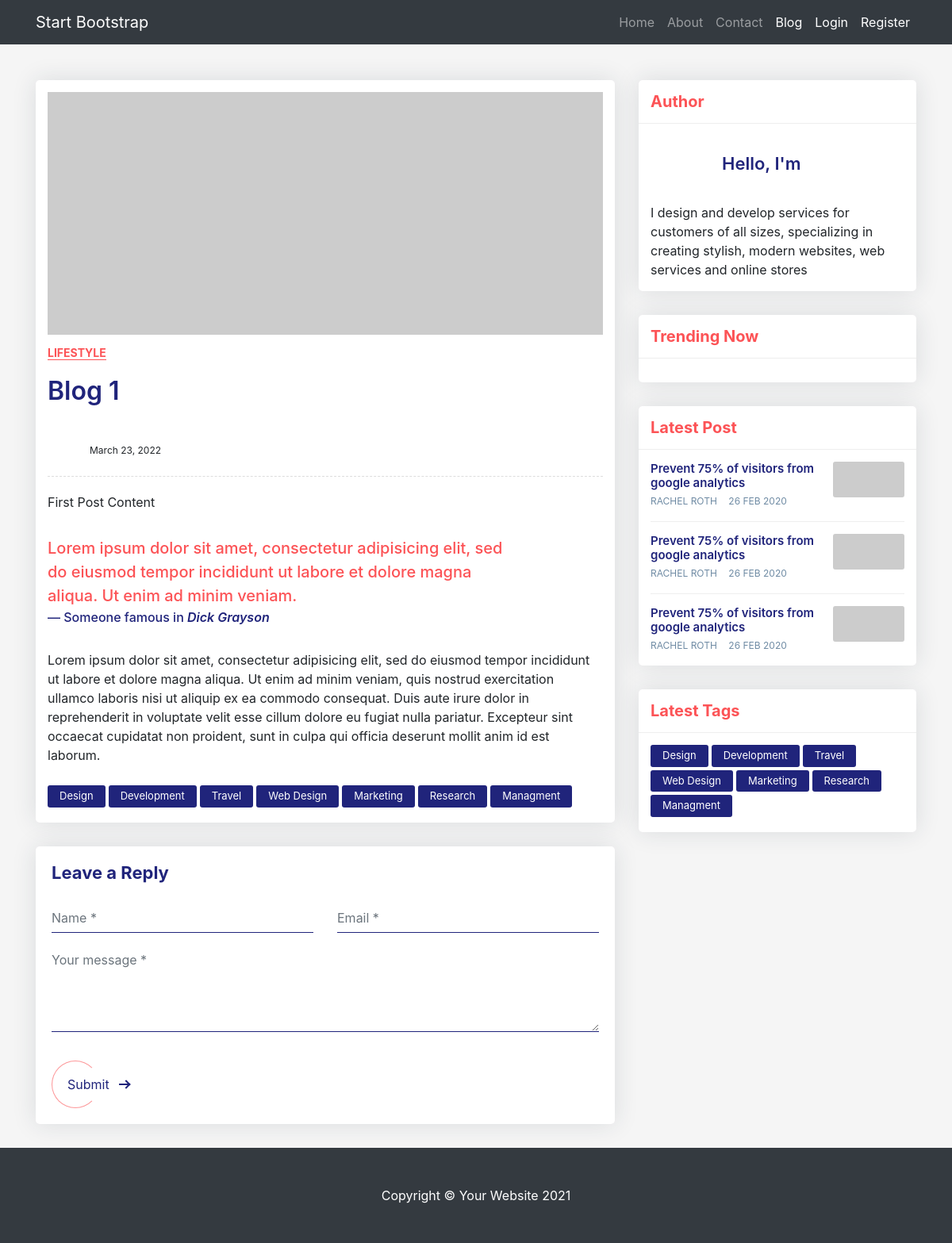
Before: /blog/1 with the older database file.
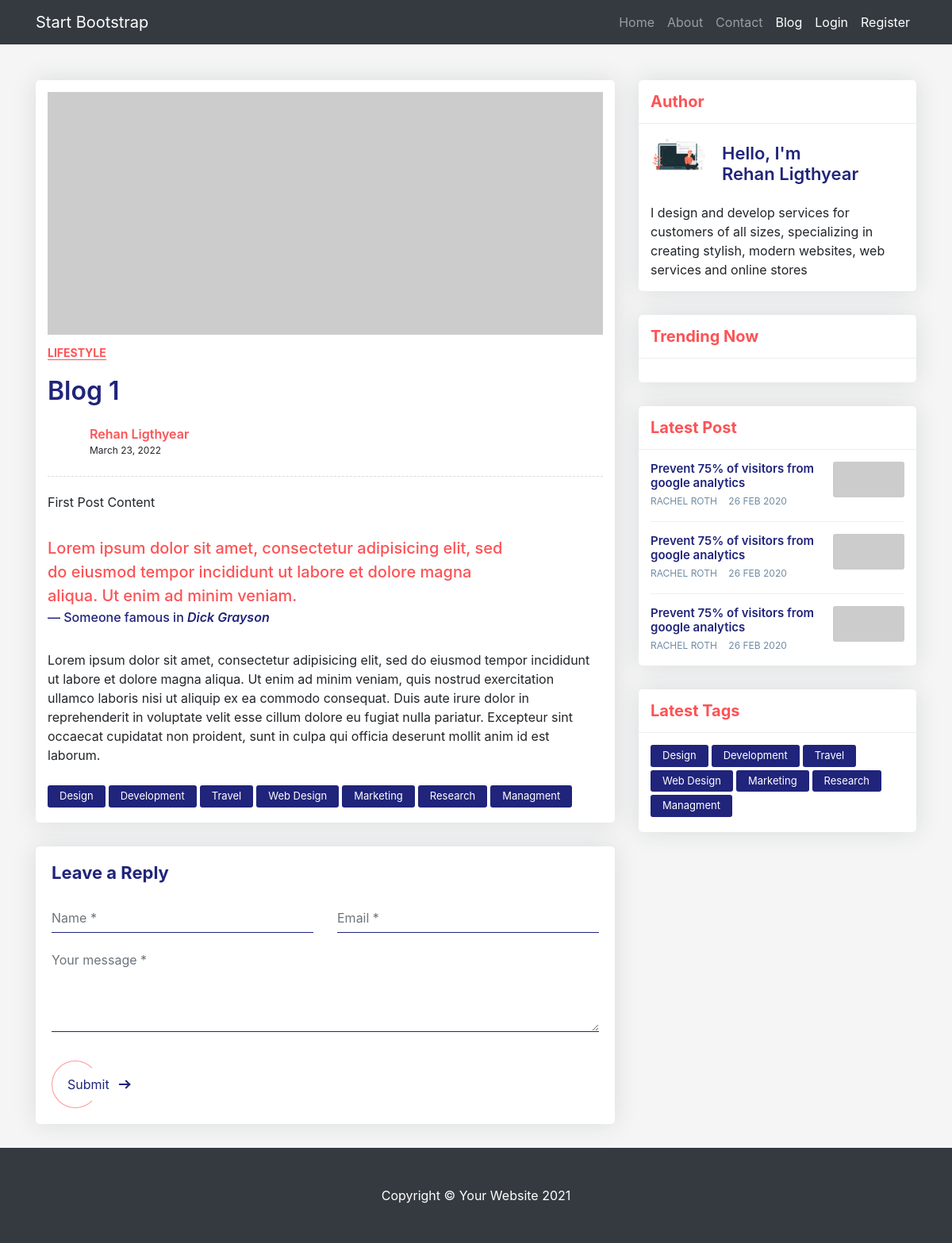
After: the same page with the newer database file.
### core/models.py (models this page shows, shortened)
class Post(models.Model):
    title = models.CharField(max_length = 100)
    content = models.TextField()
    created_at = models.DateTimeField(default=timezone.now)
    author = models.ForeignKey(User, on_delete=models.CASCADE)

### users/models.py (models this page shows, shortened)
class Profile(models.Model):
    user = models.OneToOneField(User, on_delete = models.CASCADE)
    image = models.ImageField(default = 'default.jpg', upload_to = 'profile_pics')

### core/views.py (the view)
# urls.py: path('<int:pk>', views.PostDetailView.as_view(), name="blog-detail"),
class PostDetailView(DetailView):
    model = Post
    template_name = 'post_detail.html'

### core/templates/post_detail.html (shortened to what this page needs)
{% extends 'base.html' %}
{% block content %}
<div class="blog-single gray-bg">
    <div class="container">
        <div class="row align-items-start">
            <div class="col-lg-8 m-15px-tb">
                <article class="article">
                    <div class="article-img">
                        <img src="https://via.placeholder.com/800x350/87CEFA/000000" title="" alt="">
                    </div>
                    <div class="article-title">
                        <h6><a href="#">Lifestyle</a></h6>
                        <h2> {{ object.title }} </h2>
                        <div class="media">
                            <div class="avatar">
                            </div>
                            <div class="media-body">
                                <label> {{ object.author.first_name }} {{ object.author.last_name  }} </label>
                                <span>{{ object.created_at|date:"F d, Y" }}</span>
                            </div>
                        </div>
                    </div>
                    <div class="article-content">
                        <p> {{ object.content }} </p>
                        <blockquote>
                            <p>Lorem ipsum dolor sit amet, consectetur adipisicing elit, sed do eiusmod tempor incididunt ut labore et dolore magna aliqua. Ut enim ad minim veniam.</p>
                            <p class="blockquote-footer">Someone famous in <cite title="Source Title">Dick Grayson</cite></p>
                        </blockquote>
                        <p>Lorem ipsum dolor sit amet, consectetur adipisicing elit, sed do eiusmod tempor incididunt ut labore et dolore magna aliqua. Ut enim ad minim veniam, quis nostrud exercitation ullamco laboris nisi ut aliquip ex ea commodo consequat. Duis aute irure dolor in reprehenderit in voluptate velit esse cillum dolore eu fugiat nulla pariatur. Excepteur sint occaecat cupidatat non proident, sunt in culpa qui officia deserunt mollit anim id est laborum.</p>
                    </div>
                    <div class="nav tag-cloud">
                        <a href="#">Design</a>
                        <a href="#">Development</a>
                        <a href="#">Travel</a>
                        <a href="#">Web Design</a>
                        <a href="#">Marketing</a>
                        <a href="#">Research</a>
                        <a href="#">Managment</a>
                    </div>
                </article>
                <div class="contact-form article-comment">
                    <h4>Leave a Reply</h4>
                    <form id="contact-form" method="POST">
                        <div class="row">
                            <div class="col-md-6">
                                <div class="form-group">
                                    <input name="Name" id="name" placeholder="Name *" class="form-control" type="text">
                                </div>
                            </div>
                            <div class="col-md-6">
                                <div class="form-group">
                                    <input name="Email" id="email" placeholder="Email *" class="form-control" type="email">
                                </div>
                            </div>
                            <div class="col-md-12">
                                <div class="form-group">
                                    <textarea name="message" id="message" placeholder="Your message *" rows="4" class="form-control"></textarea>
                                </div>
                            </div>
                            <div class="col-md-12">
                                <div class="send">
                                    <button class="px-btn theme"><span>Submit</span> <i class="arrow"></i></button>
                                </div>
                            </div>
                        </div>
                    </form>
                </div>
            </div>
            <div class="col-lg-4 m-15px-tb blog-aside">
                <div class="widget widget-author">
                    <div class="widget-title">
                        <h3>Author</h3>
                    </div>
                    <div class="widget-body">
                        <div class="media align-items-center">
                            <div class="avatar">
                                <img src=" {{ object.author.profile.image.url }} " title="" alt="">
                            </div>
                            <div class="media-body">
                                <h6>Hello, I'm<br> {{ object.author.first_name }} {{ object.author.last_name  }} </h6>
                            </div>
                        </div>
                        <p>I design and develop services for customers of all sizes, specializing in creating stylish, modern websites, web services and online stores</p>
                    </div>
                </div>
                <div class="widget widget-post">
                    <div class="widget-title">
                        <h3>Trending Now</h3>
                    </div>
                    <div class="widget-body">
                    </div>
                </div>
                <div class="widget widget-latest-post">
                    <div class="widget-title">
                        <h3>Latest Post</h3>
                    </div>
                    <div class="widget-body">
                        <div class="latest-post-aside media">
                            <div class="lpa-left media-body">
                                <div class="lpa-title">
                                    <h5><a href="#">Prevent 75% of visitors from google analytics</a></h5>
                                </div>
                                <div class="lpa-meta">
                                    <a class="name" href="#">
                                        Rachel Roth
                                    </a>
                                    <a class="date" href="#">
                                        26 FEB 2020
                                    </a>
                                </div>
                            </div>
                            <div class="lpa-right">
                                <a href="#">
                                    <img src="https://via.placeholder.com/400x200/FFB6C1/000000" title="" alt="">
                                </a>
                            </div>
                        </div>
                        <div class="latest-post-aside media">
                            <div class="lpa-left media-body">
                                <div class="lpa-title">
                                    <h5><a href="#">Prevent 75% of visitors from google analytics</a></h5>
                                </div>
                                <div class="lpa-meta">
                                    <a class="name" href="#">
                                        Rachel Roth
                                    </a>
                                    <a class="date" href="#">
                                        26 FEB 2020
                                    </a>
                                </div>
                            </div>
                            <div class="lpa-right">
                                <a href="#">
                                    <img src="https://via.placeholder.com/400x200/FFB6C1/000000" title="" alt="">
                                </a>
                            </div>
                        </div>
                        <div class="latest-post-aside media">
                            <div class="lpa-left media-body">
                                <div class="lpa-title">
                                    <h5><a href="#">Prevent 75% of visitors from google analytics</a></h5>
                                </div>
                                <div class="lpa-meta">
                                    <a class="name" href="#">
                                        Rachel Roth
                                    </a>
                                    <a class="date" href="#">
                                        26 FEB 2020
                                    </a>
                                </div>
                            </div>
                            <div class="lpa-right">
                                <a href="#">
                                    <img src="https://via.placeholder.com/400x200/FFB6C1/000000" title="" alt="">
                                </a>
                            </div>
                        </div>
                    </div>
                </div>
                <div class="widget widget-tags">
                    <div class="widget-title">
                        <h3>Latest Tags</h3>
                    </div>
                    <div class="widget-body">
                        <div class="nav tag-cloud">
                            <a href="#">Design</a>
                            <a href="#">Development</a>
                            <a href="#">Travel</a>
                            <a href="#">Web Design</a>
                            <a href="#">Marketing</a>
                            <a href="#">Research</a>
                            <a href="#">Managment</a>
                        </div>
                    </div>
                </div>
            </div>
        </div>
    </div>
</div>
{% endblock content %}

### core/templates/base.html (shortened to what this page needs)
{% load static %}
<!DOCTYPE html>
<html lang="en">
<div class="min-vh-100 d-flex flex-column justify-content-between">
    <head>
        <link href="{% static '/main.css' %}" rel="stylesheet" />
        <link href="{% static '/detail.css' %}" rel="stylesheet" />
        <link rel="stylesheet" href="https://stackpath.bootstrapcdn.com/bootstrap/4.1.3/css/bootstrap.min.css">
    </head>
    <body>
        <nav class="navbar navbar-expand-lg navbar-dark bg-dark ">
            <div class="container">
                <a class="navbar-brand" href="#!">Start Bootstrap</a>
                <div class="collapse navbar-collapse" id="navbarSupportedContent">
                    <ul class="navbar-nav ms-auto mb-2 mb-lg-0">
                        <li class="nav-item"><a class="nav-link" href="#">Home</a></li>
                        <li class="nav-item"><a class="nav-link" href="#!">About</a></li>
                        <li class="nav-item"><a class="nav-link" href="#!">Contact</a></li>
                        <li class="nav-item"><a class="nav-link active" aria-current="page" href="#">Blog</a></li>
                        {% if not user.is_authenticated %}
                        <li class="nav-item"><a class="nav-link active" aria-current="page" href=" {% url 'login' %} ">Login</a></li>
                        <li class="nav-item"><a class="nav-link active" aria-current="page" href=" {% url 'register' %} ">Register</a></li>
                        {% endif %}
                    </ul>
                </div>
            </div>
        </nav>
        {% block content %}
        {% endblock content %}
        <footer class="py-5 bg-dark">
            <div class="container"><p class="m-0 text-center text-white">Copyright &copy; Your Website 2021</p></div>
        </footer>
    </body>
</div>
</html>

Changed rows visible on the page:
changed through a linked row, Post "Blog 1": author.first_name (not shown) → "Rehan"; author.last_name (not shown) → "Ligthyear"; author.profile.image: picture added
